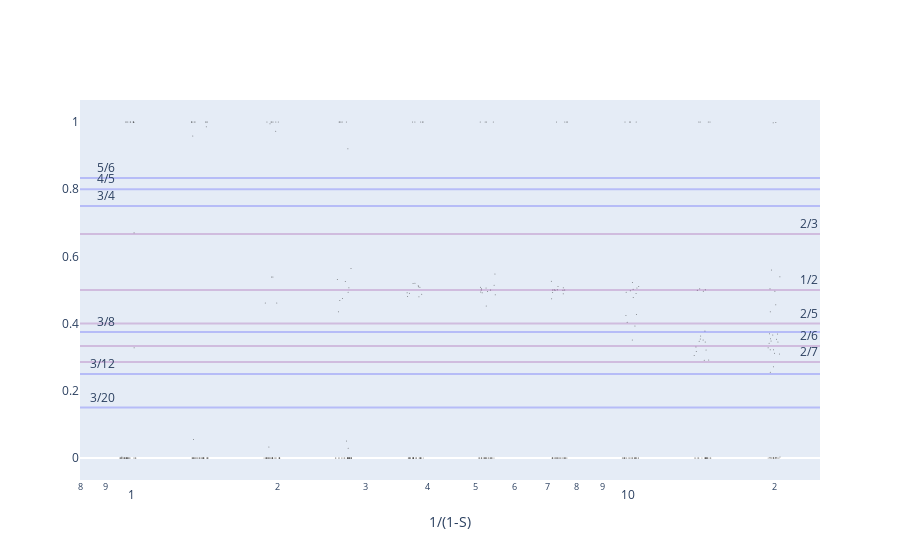

Source (notebook cell):
### Code cell
fig = go.Figure()

density = model.feature_probability[:, 0].cpu()
W = model.W.detach()

for a,b in [(1,2), (2,3), (2,5), (2,6), (2,7)]:
    val = a/b
    fig.add_hline(val, line_color="purple", opacity=0.2, annotation=dict(text=f"{a}/{b}"))

for a,b in [(5,6), (4,5), (3,4), (3,8), (3,12), (3,20)]:
    val = a/b
    fig.add_hline(val, line_color="blue", opacity=0.2, annotation=dict(text=f"{a}/{b}", x=0.05))

for i in range(len(W)):
    fracs_ = dim_fracs[i]
    N = fracs_.shape[0]
    xs = 1/density
    if i!= len(W)-1:
        dx = xs[i+1]-xs[i]
    fig.add_trace(
        go.Scatter(
            x=1/density[i]*np.ones(N)+dx*np.random.uniform(-0.1,0.1,N),
            y=fracs_,
            marker=dict(
                color='black',
                size=1,
                opacity=0.5,
            ),
            mode='markers',
        )
    )

fig.update_xaxes(
    type='log', 
    title='1/(1-S)',
    showgrid=False,
)
fig.update_yaxes(
    showgrid=False
)
fig.update_layout(showlegend=False)
